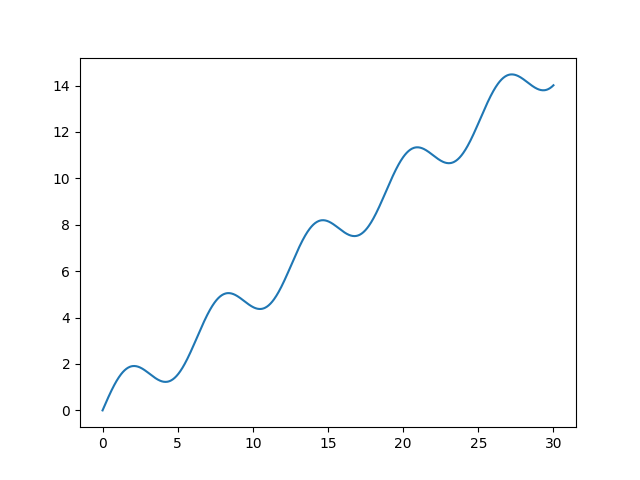

The Python source for this figure:
import numpy as np
import matplotlib.pyplot as plt

x = np.linspace(0, 30, 1000)
y = np.sin(x) + 0.5 * x

plt.plot(x, y)
plt.savefig("line_chart.png")
